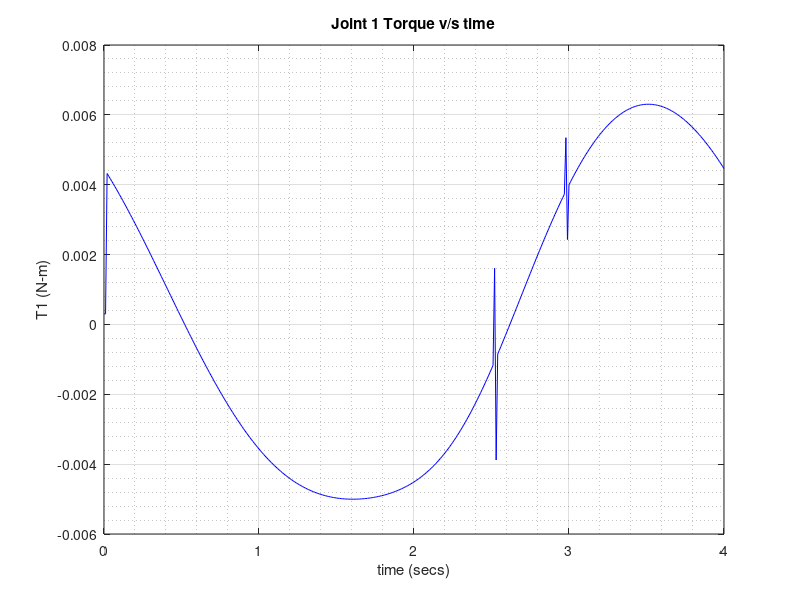
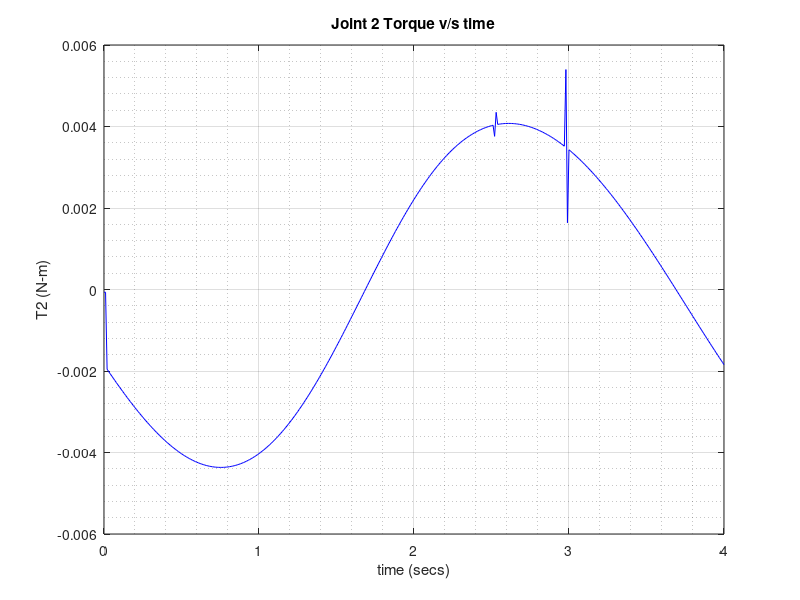
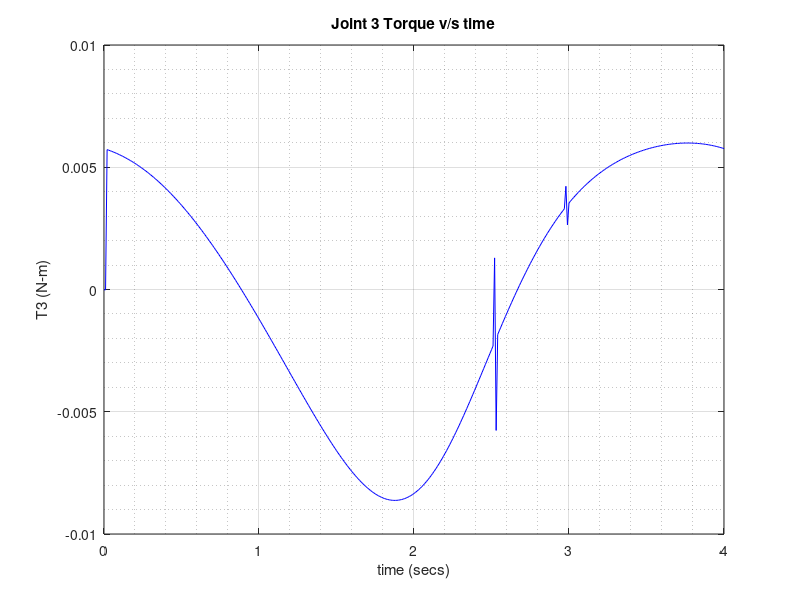

Reproduce these figures in MATLAB, in order.
%function for finding joint parameters for given trajectory of motion
function [T1 T2 T3 q1 q2 q3 dq1 dq2 dq3 ddq1 ddq2 ddq3 t] = dynam_ana
 
%mass, moment of intertia, lengths and centre of mass distance for links
m1 = 0.14; m2=0.21; m3=0.07;
I1 = 4.7133e-04; I2=0.0016; I3=6.0667e-05;
l1 = 0.2; l2=0.3; l3=0.1;
r1= 0.1; r2 =0.15; r3=0.05;

%time taken from 0 to 4s for 1 revolution
%time step of 0.01secs
t= 0:0.01:4;
t=t';

%trajectory equation 
%origin taken as joint 1
x = 0.4+0.04*cos(pi*t/2);
y = 0.1+0.04*sin(pi*t/2);

%setting up parameters for fsolve function for finding joint parameters for
%joint parameters for each time step
x0 = [0 0];
temp = zeros(2,401);  

%--------------------------------------------------------------------------
%loop for finding joint angles in time steps of 0.01 from trajectory eqn
%relating x and y co-ordinates with joint angles
for i = 1:401   
    a = x(i);
    b = y(i);
        f = @(q)[0.2*cos(q(1))+0.3*cos(q(1)+q(2))+0.1-a , 0.2*sin(q(1))+0.3*sin(q(1)+q(2))-b];
        [temp(:,i)] = fsolve(f,x0);
end

%--------------------------------------------------------------------------
%extracting join angles from temp matrix
q1 = temp(1,:)';
q2 = 2*pi+temp(2,:)';
q3 = 2*pi-(q1+q2);

%finding joint parameter - angular velocity in time steps
dq1 = diff(q1)./diff(t);
dq1 = [dq1(1); dq1];
dq2 = diff(q2)./diff(t);
dq2 = [dq2(1); dq2];
dq3 = diff(q3)./diff(t);
dq3 = [dq3(1); dq3];

%finding joint parameter - angular acceleration in time steps
ddq1 = diff(dq1)./diff(t);
ddq1 = [ddq1(1); ddq1];
ddq2 = diff(dq2)./diff(t);
ddq2 = [ddq2(1); ddq2];
ddq3 = diff(dq3)./diff(t);
ddq3 = [ddq3(1); ddq3];

%--------------------------------------------------------------------------
%using derived equations of motion to find joint parameter - torques in
%torques at each joint time steps
T1 = (m1*r1^2 + 2*m2*l1*r2*cos(q1)+ m2*r2^2+ m3*l1^2 + 2*m3*l1*l2*cos(q2) + 2*m3*l1*r3*cos(q1+q2) + m3*l2^2 + 2*m3*l2*r3*cos(q3) + I1 + I2 + I3) .* ddq1 ...
    +(m2*l1*r2*cos(q2)+ m2*r2^2 + m3*l1*l2*cos(q2) + m3*l1*r3*cos(q1+q2) + m3*l1^2 + 2*m3*l2*r3*cos(q3) + m3*r3^2 + I1 + I2 + I3) .* ddq2 ...
    +(m3*l1*r3*cos(q1+q2) + m3*l2*r3*cos(q3) + m3*r3^2 + I1 + I2 + I3).*ddq3 + ((-2*m2*l1*r2*sin(q2)- 2*l1*r3*m3*sin(q2+q3) - 2*m3*l1*l2*sin(q2)).*dq1).*dq2 ...
    +((-2*m3*l1*r3*sin(q2+q3) - 2*m3*l2*r3*sin(q3)).*dq1).*dq3 + ((-m2*l1*r2*sin(q2)-m3*l1*l2*sin(q2)-m3*l1*r3*sin(q2+q3)).*dq2).*dq2 ...
    +((-2*m3*l1*r3*sin(q2+q3) - 2*m3*l2*r3*sin(q3)).*dq2).*dq3 + ((-m3*l2*r3*sin(q3)).*dq3).*dq3;

T2 = (m1*l1*r2*cos(q1)+ m2*r2^2 + m3*l1*l2*cos(q2) + m3*l1*r3*cos(q1+q2)+ m3*l1^2 + 2*m3*l2*r3*cos(q3) + m3*r3^2 + I1 + I2 + I3).*ddq1 ...
    +(m2*r2^2 + m3*l2^2 + 2*m3*l2*r3*cos(q3) +m3*r3^2 + I1 + I2 + I3).*ddq2 + (m3*l3*r3*cos(q3) + m3*r3^2 + I1 + I2 + I3).*ddq3 ...
    +((m1*l1*r2*sin(q2) + m3*l1*r3*sin(q2+q3) + m3*l1*l2*sin(q2)).*dq1).*dq1 + ((-m3*l3*r3*sin(q3)).*dq3).*dq3 + ((-2*m3*l2*r3*sin(q3)).*dq1).*dq3 ...
    +((-2*m3*l2*r3*sin(q3)).*dq2).*dq3;

T3 = (m3*l1*r3*cos(q2+q3) + l2*r3*cos(q3) + m3*r3^2 + I1 + I2 + I3).*ddq1 + (m3*l3*r3*cos(q3)+ m3*r3^2 + I1 + I2 + I3).*ddq2 + (m3*r3^2 + I1 + I2 + I3).*ddq3 ...
    + ((m3*l1*r3*sin(q2+q3) + m3*l2*r3*sin(q3)).*dq1).*dq1 + ((2*m3*l2*r3*sin(q3)).*dq1).*dq3 + ((m3*l2*r3*sin(q3)).*dq2).*dq2;

%--------------------------------------------------------------------------
%plotting joint parameter - torque
figure(1);
plot(t,T1,'b');
title('Joint 1 Torque v/s time'); xlabel('time (secs)');ylabel('T1 (N-m)');
grid on; grid minor;

figure(2);
plot(t,T2,'b');
title('Joint 2 Torque v/s time'); xlabel('time (secs)');ylabel('T2 (N-m)');
grid on; grid minor;

figure(3);
plot(t,T3,'b'); title('Joint 3 Torque v/s time');
xlabel('time (secs)');ylabel('T3 (N-m)');
grid on; grid minor;

end